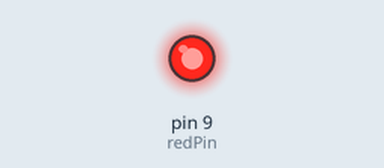
Recording of a sketch running on a simulated Arduino Uno, built with avr-gcc and run on an emulated ATmega328P. Shown: output pins drawn as LEDs (lit = HIGH).

Above: at 0.05 s.
At 6.0 s:
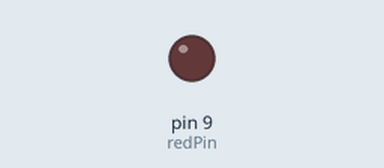
Timing chart, 0 to 7.8 s (numbered marks = the images above):
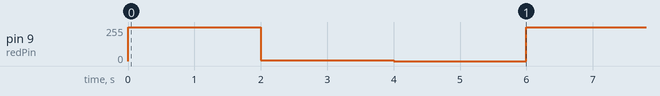

Measured:
- by itself, pin 9 (redPin): repeats every 6.0 s: 5/255 2.0 s, 0/255 2.0 s, 255/255 2.0 s

The sketch:

4_AnalogWrite.ino
```cpp
//UNDERSTANDING THE ARDUINO ANALOG WRITE
//of course use variables it is coding good practice
int redPin=9;
int bright=255;
int medium=5;
int low=0;
int wait=2000;

void setup() {
  // put your setup code here, to run once:
  pinMode (redPin,OUTPUT);
}

void loop() {
  // put your main code here, to run repeatedly:
  //The number we put should between 0 and 255.
  //Zero represents zero volts and 255 represents five volts.
  analogWrite(redPin,bright);

  delay(wait);

  analogWrite(redPin,medium);

  delay(wait);

  analogWrite(redPin,low);

  delay(wait);
}
//with this you can play with different levels of brigtness of an LED
```
